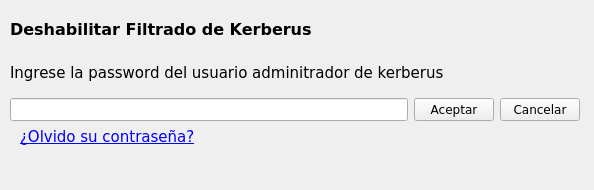
<?xml version="1.0" encoding="UTF-8"?>
<ui version="4.0">
 <class>Form</class>
 <widget class="QWidget" name="Form">
  <property name="windowModality">
   <enum>Qt::ApplicationModal</enum>
  </property>
  <property name="geometry">
   <rect>
    <x>0</x>
    <y>0</y>
    <width>594</width>
    <height>190</height>
   </rect>
  </property>
  <property name="sizePolicy">
   <sizepolicy hsizetype="Fixed" vsizetype="Fixed">
    <horstretch>0</horstretch>
    <verstretch>0</verstretch>
   </sizepolicy>
  </property>
  <property name="focusPolicy">
   <enum>Qt::StrongFocus</enum>
  </property>
  <property name="windowTitle">
   <string>Password de administrador</string>
  </property>
  <widget class="QWidget" name="gridLayoutWidget">
   <property name="geometry">
    <rect>
     <x>10</x>
     <y>10</y>
     <width>570</width>
     <height>111</height>
    </rect>
   </property>
   <property name="font">
    <font>
     <family>Verdana</family>
    </font>
   </property>
   <layout class="QGridLayout" name="gridLayout">
    <item row="3" column="0" colspan="3">
     <widget class="QLabel" name="Descripcion">
      <property name="font">
       <font>
        <family>Verdana</family>
        <pointsize>11</pointsize>
       </font>
      </property>
      <property name="text">
       <string>Ingrese la password del usuario adminitrador de kerberus</string>
      </property>
     </widget>
    </item>
    <item row="4" column="0">
     <widget class="QLineEdit" name="password">
      <property name="font">
       <font>
        <family>Verdana</family>
       </font>
      </property>
      <property name="focusPolicy">
       <enum>Qt::NoFocus</enum>
      </property>
      <property name="echoMode">
       <enum>QLineEdit::Password</enum>
      </property>
     </widget>
    </item>
    <item row="2" column="0">
     <widget class="QLabel" name="titulo">
      <property name="font">
       <font>
        <family>Verdana</family>
        <pointsize>12</pointsize>
        <weight>75</weight>
        <bold>true</bold>
       </font>
      </property>
      <property name="text">
       <string>Deshabilitar Filtrado de Kerberus</string>
      </property>
     </widget>
    </item>
    <item row="4" column="1">
     <widget class="QPushButton" name="boton">
      <property name="font">
       <font>
        <family>Verdana</family>
       </font>
      </property>
      <property name="text">
       <string>Aceptar</string>
      </property>
     </widget>
    </item>
    <item row="4" column="2">
     <widget class="QPushButton" name="botoncancelar">
      <property name="font">
       <font>
        <family>Verdana</family>
       </font>
      </property>
      <property name="text">
       <string>Cancelar</string>
      </property>
     </widget>
    </item>
   </layout>
  </widget>
  <widget class="QLabel" name="Descripcion_2">
   <property name="geometry">
    <rect>
     <x>20</x>
     <y>120</y>
     <width>568</width>
     <height>34</height>
    </rect>
   </property>
   <property name="font">
    <font>
     <family>Verdana</family>
     <pointsize>11</pointsize>
    </font>
   </property>
   <property name="text">
    <string>&lt;html&gt;&lt;head/&gt;&lt;body&gt;&lt;p&gt;&lt;a href=&quot;http://images.kerberus.com.ar/!RecordarPassword!&quot;&gt;&lt;span style=&quot; text-decoration: underline; color:#0000ff;&quot;&gt;¿Olvido su contraseña?&lt;/span&gt;&lt;/a&gt;&lt;/p&gt;&lt;/body&gt;&lt;/html&gt;</string>
   </property>
   <property name="openExternalLinks">
    <bool>true</bool>
   </property>
   <property name="textInteractionFlags">
    <set>Qt::TextBrowserInteraction</set>
   </property>
  </widget>
 </widget>
 <tabstops>
  <tabstop>password</tabstop>
  <tabstop>boton</tabstop>
  <tabstop>botoncancelar</tabstop>
 </tabstops>
 <resources/>
 <connections>
  <connection>
   <sender>password</sender>
   <signal>returnPressed()</signal>
   <receiver>boton</receiver>
   <slot>click()</slot>
   <hints>
    <hint type="sourcelabel">
     <x>329</x>
     <y>110</y>
    </hint>
    <hint type="destinationlabel">
     <x>423</x>
     <y>112</y>
    </hint>
   </hints>
  </connection>
 </connections>
</ui>
